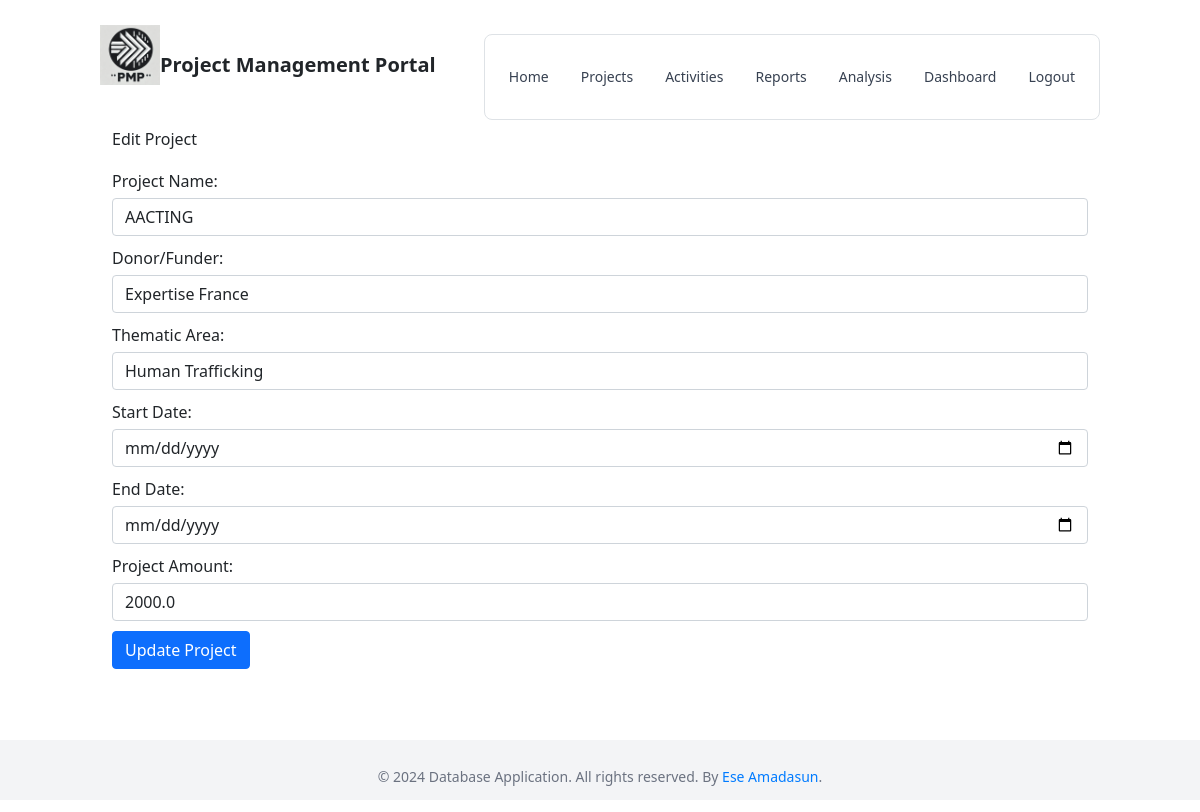
Page /edit_project/1 on the earlier database version.
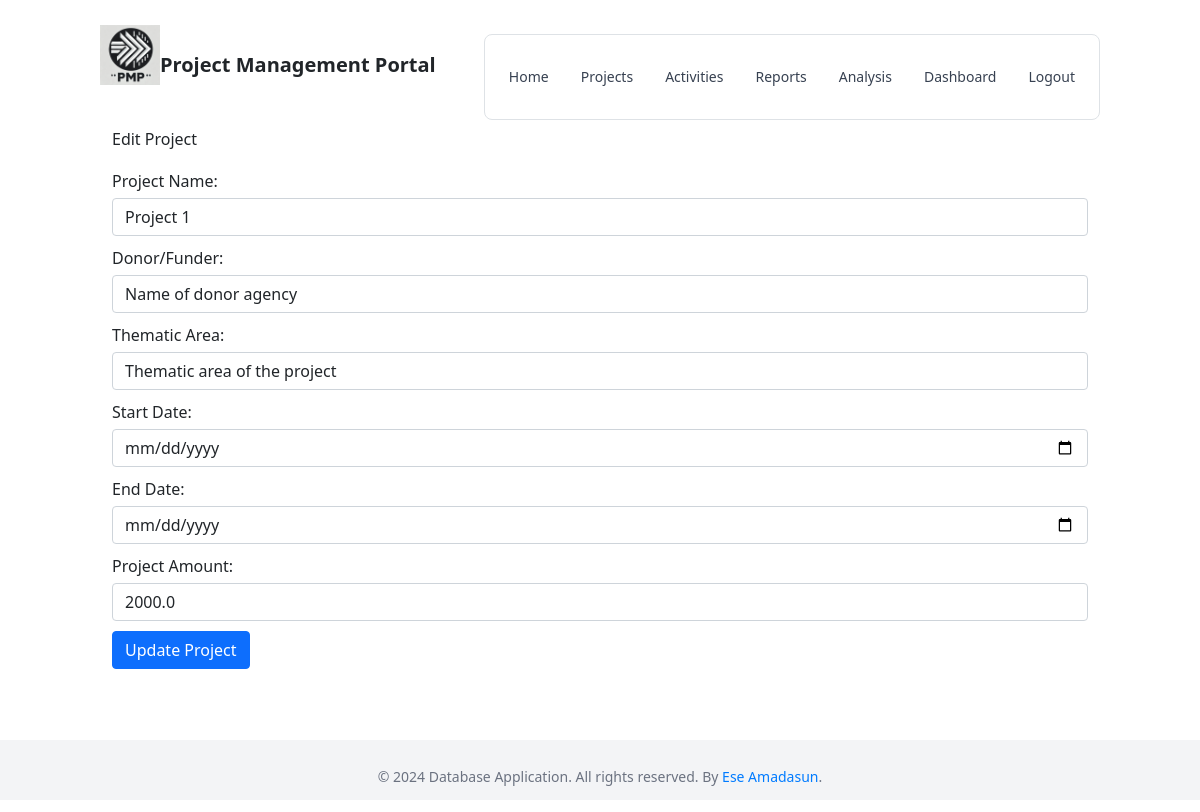
Same page on the later database version.
### models.py (models this page shows)
class Project(db.Model):
    __tablename__ = 'project'
    id = db.Column(db.Integer, primary_key=True)
    name = db.Column(db.String(100), nullable=False)
    donor = db.Column(db.String(100))
    thematic_area = db.Column(db.String(100))
    start_date = db.Column(db.DateTime)
    end_date = db.Column(db.DateTime)
    project_amount = db.Column(db.Float)
    activities = db.relationship('Activity', backref='project', lazy=True)
    financial_reports = db.relationship('FinancialReport', backref='project', lazy=True)

### views.py (the view, shortened to what this page needs)
@main.route('/edit_project/<int:project_id>', methods=['GET', 'POST'])
def edit_project(project_id):
    project = Project.query.get_or_404(project_id)
    return render_template('edit_project.html', project=project)

### templates/edit_project.html (shortened to what this page needs)
{% extends 'base.html' %}
{% block content %}
    <h2>Edit Project</h2>
    <form method="post" action="{{ url_for('main.edit_project', project_id=project.id) }}">
        <div class="form-group">
            <label for="name">Project Name:</label>
            <input type="text" class="form-control" id="name" name="name" value="{{ project.name }}" required>
        </div>
        <div class="form-group">
            <label for="donor">Donor/Funder:</label>
            <input type="text" class="form-control" id="donor" name="donor" value="{{ project.donor }}">
        </div>
        <div class="form-group">
            <label for="thematic_area">Thematic Area:</label>
            <input type="text" class="form-control" id="thematic_area" name="thematic_area" value="{{ project.thematic_area }}">
        </div>
        <div class="form-group">
            <label for="start_date">Start Date:</label>
            <input type="date" class="form-control" id="start_date" name="start_date" value="{{ project.start_date }}">
        </div>
        <div class="form-group">
            <label for="end_date">End Date:</label>
            <input type="date" class="form-control" id="end_date" name="end_date" value="{{ project.end_date }}">
        </div>
        <div class="form-group">
            <label for="project_amount">Project Amount:</label>
            <input type="number" class="form-control" id="project_amount" name="project_amount" value="{{ project.project_amount }}">
        </div>
        <button type="submit" class="btn btn-primary">Update Project</button>
    </form>
{% endblock %}

Differences in the rows shown:
changed Project: name "AACTING" → "Project 1"; donor "Expertise France" → "Name of donor agency"; thematic_area "Human Trafficking" → "Thematic area of the project"
